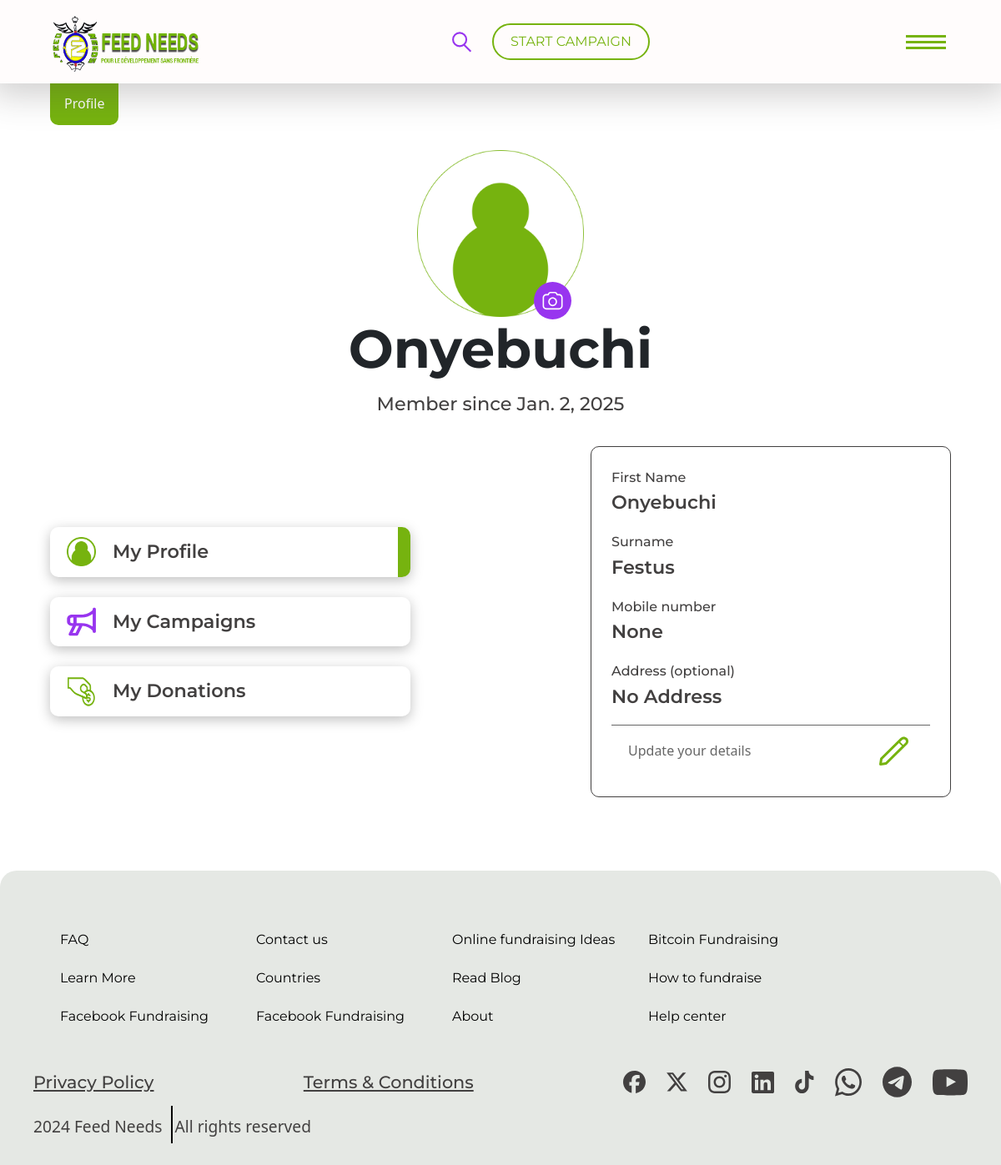
Page /profile (signed in) on the committed database.
### base/models.py (models this page shows)
class CustomUser(AbstractUser):
    phone_number = models.CharField(max_length=15, null=True, blank=True)

### base/views.py (the view, shortened to what this page needs)
# urls.py: path('profile',profile,name="profile"),
@login_required(login_url="login")
def profile(request):
    campaign = Campaign.objects.filter(user=request.user)
    profile = get_object_or_404(Profile, user=request.user)
    donations = Donation.objects.filter(campaign__user=request.user).select_related("campaign", "user")
    context = {
        "campaign": campaign,
        "donations": donations,
        "profile": profile,
    }
    return render(request, 'profile.html', context)

### base/templates/profile.html (shortened to what this page needs)
{% extends "base2.html" %}
{% block content %}
{% load static %}
<head>
	<link
		href="https://cdn.jsdelivr.net/npm/bootstrap@5.3.3/dist/css/bootstrap.min.css"
		rel="stylesheet"
	/>
</head>
	<main class="profile light-bg-clr pd-down">
		<span class="page-highlight-span">Profile</span>
		<div class="flex-column justify-content-center">
			<div class="profile-img-container pos-rel">
				<img class="profile-page-img" src="../static/img/profile-img.png" alt="">
				<span class="profile-camera-icon flex-center">
					<img src="../static/img/svg/camera-icon.svg" alt="camera icon">
				</span>
			</div>
			<h3 class="page-head text-center">{{request.user.first_name}}</h3>
			<p class="mac-text-mid text-center">Member since {{ request.user.date_joined|date}}</p>
		</div>
		<div class="profile-main-content mt-3">
			<div class="profile-util-container flex-column gap-4 align-items-start">
				<div class="profile-util-item my-profile">
					<div data-profile_cta="my-profile" class="profile-util-item-head">
						<img class="icon" src="../static/img/profile-icon.png" alt="profile icon">
						<span class="mac-text-mid">My Profile</span>
					</div>
				</div>
				<div  class="profile-util-item">
					<div data-profile_cta="my-donations" class="profile-util-item-head campaign">
						<img class="icon" src="../static/img/svg/megaphone.svg" alt="profile icon">
						<span class="mac-text-mid">My Campaigns</span>
					</div>
				</div>
				<div  class="profile-util-item">
					<div data-profile_cta="my-campaigns" class="profile-util-item-head">
						<img class="icon" src="../static/img/svg/donor-icon.svg" alt="profile icon">
						<span class="mac-text-mid">My Donations</span>
					</div>
				</div>
			</div>
	{% if request.user.is_authenticated %}
			<div class="profile-info-wrapper flex-column">
				<div data-profile_category="my-profile" class="info-item profile-details-container w-100 bd p-4 br-10">
					<div class="profile-details-item">
						<span class="mac-text-sm fw-500">First Name</span>
						<p class="mac-text-mid fw-600">{{request.user.first_name}}</p>
					</div>
					<div class="profile-details-item">
						<span class="mac-text-sm fw-500">Surname</span>
						<p class="mac-text-mid fw-600">{{request.user.last_name}}</p>
					</div>
					<div class="profile-details-item">
						<span class="mac-text-sm fw-500">Mobile number</span>
						<p class="mac-text-mid fw-600">{{request.user.phone_number}}</p>
					</div>
					<div class="profile-details-item">
						<span class="mac-text-sm fw-500">Address (optional)</span>
						{% if not profile.address %}
						<p class="mac-text-mid fw-600">No Address</p>
						{% else %}
						<p class="mac-text-mid fw-600">{{profile.address}}</p>
						{% endif %}
					</div>
					<div class="edit-cta-container">
						<span class="edit-text">Update your details</span>
						<button  data-bs-toggle="modal" data-bs-target="#updateProfileModal" class="edit-btn"><img src="../static/img/svg/pen.svg" alt=""></button>
					</div>
				</div>
				{% endif %}
			</div>
		</div>
	</main>
{% endblock content %}

### base/static/css/style.css (style rules this page uses)
:root { --primary-clr: #76b30f; --nav-bg-clr: #fffcfc; --main-light-clr: #fdfdfd; --inter-font: "Inter", serif; --montserrat-font: "Montserrat", serif; --light-text-clr: #ffffff; --light-theme-clr: #ffffff; --dark-text-clr: #424040; --dark-text-clr-600: hsla(0, 2%, 25%, 0.6); --padding-cta: 7px 12px; --purple-clr: #9835ef; --variant-clr: #65c6e0; --custom-easing: linear( 0, 0.002, 0.01 3.6%, 0.034, 0.074 9.1%, 0.128 11.4%, 0.194 13.4%, 0.271 15%, 0.344 16.1%, 0.544, 0.66 20.6%, 0.717 22.4%, 0.765 24.6%, 0.808 27.3%, 0.845 30.4%, 0.883 35.1%, 0.916 40.6%, 0.942 47.2%, 0.963 55%, 0.979 64%, 0.991 74.4%, 0.998 86.4%, 1 ); --dark-text-clr-2: #525252; --bounce-easing: linear( 0, 0.004, 0.016, 0.035, 0.063, 0.098, 0.141 13.6%, 0.25, 0.391, 0.563, 0.765, 1, 0.891 40.9%, 0.848, 0.813, 0.785, 0.766, 0.754, 0.75, 0.754, 0.766, 0.785, 0.813, 0.848, 0.891 68.2%, 1 72.7%, 0.973, 0.953, 0.941, 0.938, 0.941, 0.953, 0.973, 1, 0.988, 0.984, 0.988, 1 ); }
body { font-family: var(--inter-font); line-height: 1.6 !important; }
h1, h2, h3, h4, h5, p { color: var(--dark-text-clr); margin: 0px 0px 5px; }
span { color: var(--dark-text-clr); }
h1, h2, h3, h4, h5 { font-family: var(--montserrat-font); }
input, textarea, select, button { border: none; outline: none; }
button { transition: scale 0.9s ease !important; background-color: transparent; }
img { max-width: 100%; display: inline-block; }
.pos-rel { position: relative; }
.w-100 { width: 100%; }
main { background-color: var(--main-light-clr); }
.page-highlight-span { position: absolute; top: 0; left: 60px; background-color: var(--primary-clr); color: var(--light-text-clr); border-bottom-left-radius: 10px; border-bottom-right-radius: 10px; padding: 12px 17px; z-index: 500; }
.light-bg-clr { background-color: var(--light-theme-clr); }
.acct.page .page-highlight-span, .campaign.page .page-highlight-span, .profile.page .page-highlight-span { position: fixed; top: 100px; }
main.pd-down { padding: 80px 60px 40px; }
.profile-page-img { width: 200px; height: 200px; }
.profile-camera-icon { position: absolute; bottom: -3px; right: 15px; background-color: var(--purple-clr); width: 45px; height: 45px; border-radius: 50%; cursor: pointer; }
.profile-camera-icon img { width: 25px; height: 25px; }
.profile-main-content { display: flex; justify-content: space-between; align-items: center; }
.profile-util-container { width: 40%; }
.profile-util-item { width: 100%; }
.profile-util-item-head { padding: 12px 20px; box-shadow: 0px 4px 15px 0px #00000040; display: flex; gap: 20px; align-items: center; border-radius: 10px; min-width: 300px; overflow: hidden; position: relative; cursor: pointer; }
.profile-util-item-head::after { content: ""; position: absolute; right: 0; width: 15px; height: 100%; background-color: var(--primary-clr); display: none; }
.profile-util-item-head.campaign::after { background-color: var(--purple-clr); }
.profile-util-item-head.active::after { display: block; }
.profile-util-item-head .icon { width: 35px; height: 35px; }
.profile-util-item-head .mac-text-mid { font-weight: 600; }
.profile-info-wrapper { width: 40%; }
.profile-info-wrapper .info-item { display: none; }
.profile-info-wrapper .info-item:nth-of-type(1) { display: block; }
.edit-cta-container { padding: 12px 20px; border-top: 1px solid rgba(0, 0, 0, 0.6); display: flex; justify-content: space-between; align-items: center; margin-top: 15px; }
.edit-text { color: hsl(0, 0%, 40%); font-size: 1rem; }
.edit-btn { border: none; background-color: transparent; }
.edit-btn img { width: 35px; height: 35px; }

### base/static/css/util-text.css (style rules this page uses)
.page-head { font-weight: 700; font-size: 4rem; margin: 0px 0px 10px; }
.fw-500 { font-weight: 500!important; }
.fw-600 { font-weight: 600!important; }
.mac-text-large, .mac-text-sm, .mac-text-mid { font-family: var(--montserrat-font); }
.mac-text-mid { font-weight: 500; font-size: 1.4rem; }
.mac-text-sm { font-size: 1rem; font-weight: 300; }

### base/static/css/util-layout.css (style rules this page uses)
.flex-center { display: flex; align-items: center; justify-content: center; }
.flex-column { display: flex; flex-direction: column; justify-content: center; align-items: center; }
.w-100 { width: 100% !important; }
.bd { border: 1px solid var(--dark-text-clr); }
.br-10 { border-radius: 10px; }

### rows in the picture
CustomUser: user.first_name "Onyebuchi", user.date_joined "Jan. 2, 2025", user.last_name "Festus", user.phone_number "None"
